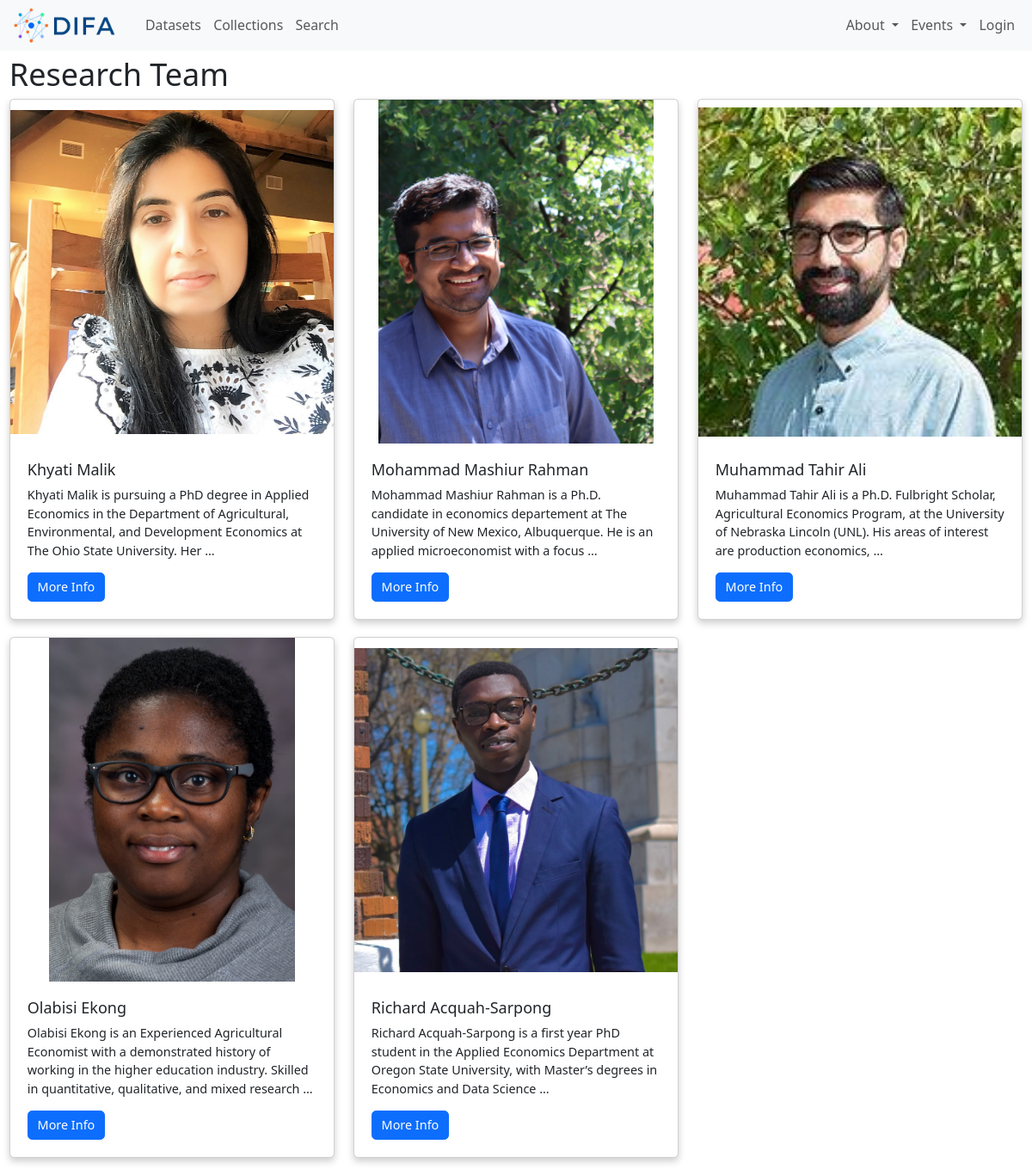
The page /research_team/ on the database its author committed.
### datasets/models.py (models this page shows, shortened)
class Person(models.Model):
    name = models.CharField(max_length=100)
    image = models.ImageField(upload_to='persons/images/')
    description = models.TextField()
    difa_workshop_presentation = models.URLField(null=True, blank=True)
    presentation_slides = models.FileField(upload_to='persons/presentation_slides/',blank=True, null=True)  # Add this line
    more_information = models.URLField(blank=True)
    TEAM_CHOICES = [
        ('leadership', 'Leadership Team'),
        ('research', 'Research Team'),
        ('guest', 'Guest'),
    ]
    team = models.CharField(max_length=20, choices=TEAM_CHOICES, default='guest')
    show = models.BooleanField(default=True)

### datasets/views.py (the view)
# urls.py: path('research_team/', views.research_team, name='research_team'),
def research_team(request):
    research_team_members = Person.objects.filter(team='research')
    context = {
        'research_team_members': research_team_members,
    }
    return render(request, 'datasets/research_team.html', context)

### datasets/context_processors.py (called while the page is built)
def persons(request):
    persons_list = Person.objects.filter(show=True)
    return {'persons': persons_list}

### datasets/templates/datasets/research_team.html (shortened to what this page needs)
{% extends 'datasets/base.html' %}
{% block content %}
    <h1>Research Team</h1>
    <div class="row">
        {% for member in research_team_members %}
            <div class="col-lg-4 col-md-6 col-sm-12">
                <div class="card">
                    {% if member.image %}
                        <img src="{{ member.image.url }}" class="card-img-top team-member-img" alt="{{ member.name }}" />
                    {% endif %}
                    <div class="card-body">
                        <h5 class="card-title">{{ member.name }}</h5>
                        <p class="card-text">{{ member.description|truncatewords:25 }}</p>
                        <a href="{% url 'person_detail' person_id=member.id %}" class="btn btn-primary">More Info</a>
                    </div>
                </div>
            </div>
        {% endfor %}
    </div>
{% endblock %}

### datasets/templates/datasets/base.html (style rules this page uses)
html { font-size: 90%; }

### datasets/templates/datasets/research_team.html (style rules this page uses)
.team-member-img { height: 400px; width: 100%; object-fit: contain; }
.card { box-shadow: 0 4px 8px 0 rgba(0, 0, 0, 0.2); transition: 0.3s; margin-bottom: 20px; }
.card-body { padding: 20px; }

### rows shown on the page
Person: image (picture), name "Khyati Malik", description "Khyati Malik is pursuing a PhD degree in Applied Economics in the Department of Agricultural, Environmental, and Development Economics at The Ohio State University. Her …"
Person: image (picture), name "Mohammad Mashiur Rahman", description "Mohammad Mashiur Rahman is a Ph.D. candidate in economics departement at The University of New Mexico, Albuquerque. He is an applied microeconomist with a focus …"
Person: image (picture), name "Muhammad Tahir Ali", description "Muhammad Tahir Ali is a Ph.D. Fulbright Scholar, Agricultural Economics Program, at the University of Nebraska Lincoln (UNL). His areas of interest are production economics, …"
Person: image (picture), name "Olabisi Ekong", description "Olabisi Ekong is an Experienced Agricultural Economist with a demonstrated history of working in the higher education industry. Skilled in quantitative, qualitative, and mixed research …"
Person: image (picture), name "Richard Acquah-Sarpong", description "Richard Acquah-Sarpong is a first year PhD student in the Applied Economics Department at Oregon State University, with Master’s degrees in Economics and Data Science …"
